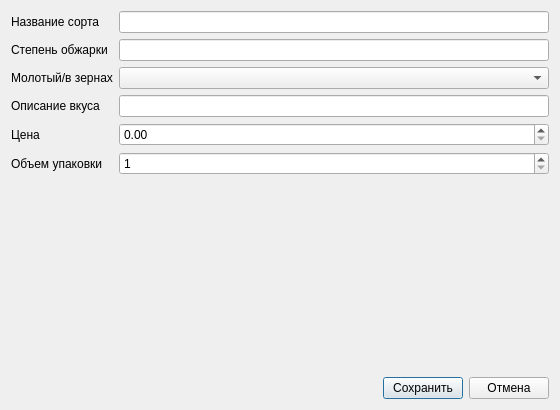
<?xml version="1.0" encoding="UTF-8"?>
<ui version="4.0">
 <class>AddEditCoffeeForm</class>
 <widget class="QDialog" name="AddEditCoffeeForm">
  <property name="geometry">
   <rect>
    <x>0</x>
    <y>0</y>
    <width>560</width>
    <height>410</height>
   </rect>
  </property>
  <property name="windowTitle">
   <string>Добавить / Редактировать кофе</string>
  </property>
  <layout class="QVBoxLayout" name="verticalLayout">
   <item>
    <layout class="QFormLayout" name="formLayout">
     <item row="0" column="0"><widget class="QLabel" name="sort_name_label"><property name="text"><string>Название сорта</string></property></widget></item>
     <item row="0" column="1"><widget class="QLineEdit" name="sort_name_edit"/></item>
     <item row="1" column="0"><widget class="QLabel" name="roast_level_label"><property name="text"><string>Степень обжарки</string></property></widget></item>
     <item row="1" column="1"><widget class="QLineEdit" name="roast_level_edit"/></item>
     <item row="2" column="0"><widget class="QLabel" name="is_ground_label"><property name="text"><string>Молотый/в зернах</string></property></widget></item>
     <item row="2" column="1"><widget class="QComboBox" name="is_ground_combo"/></item>
     <item row="3" column="0"><widget class="QLabel" name="taste_label"><property name="text"><string>Описание вкуса</string></property></widget></item>
     <item row="3" column="1"><widget class="QLineEdit" name="taste_description_edit"/></item>
     <item row="4" column="0"><widget class="QLabel" name="price_label"><property name="text"><string>Цена</string></property></widget></item>
     <item row="4" column="1"><widget class="QDoubleSpinBox" name="price_spin"><property name="decimals"><number>2</number></property><property name="maximum"><double>1000000.000000000000000</double></property></widget></item>
     <item row="5" column="0"><widget class="QLabel" name="volume_label"><property name="text"><string>Объем упаковки</string></property></widget></item>
     <item row="5" column="1"><widget class="QSpinBox" name="package_volume_spin"><property name="minimum"><number>1</number></property><property name="maximum"><number>100000</number></property></widget></item>
    </layout>
   </item>
   <item>
    <layout class="QHBoxLayout" name="buttonsLayout">
     <item><spacer name="horizontalSpacer"><property name="orientation"><enum>Qt::Horizontal</enum></property><property name="sizeHint" stdset="0"><size><width>40</width><height>20</height></size></property></spacer></item>
     <item><widget class="QPushButton" name="save_button"><property name="text"><string>Сохранить</string></property></widget></item>
     <item><widget class="QPushButton" name="cancel_button"><property name="text"><string>Отмена</string></property></widget></item>
    </layout>
   </item>
  </layout>
 </widget>
 <resources/>
 <connections/>
</ui>
